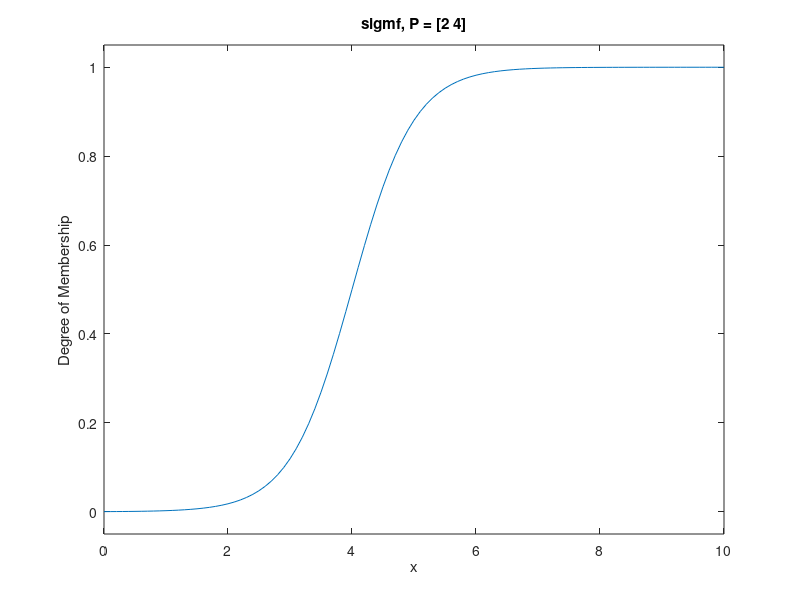

The MATLAB source for this figure:
x = 0:0.1:10;
y = sigmf(x,[2 4]); % Основна сигмоїдальна ФП

plot(x,y)
title('sigmf, P = [2 4]')
xlabel('x')
ylabel('Degree of Membership')
ylim([-0.05 1.05])